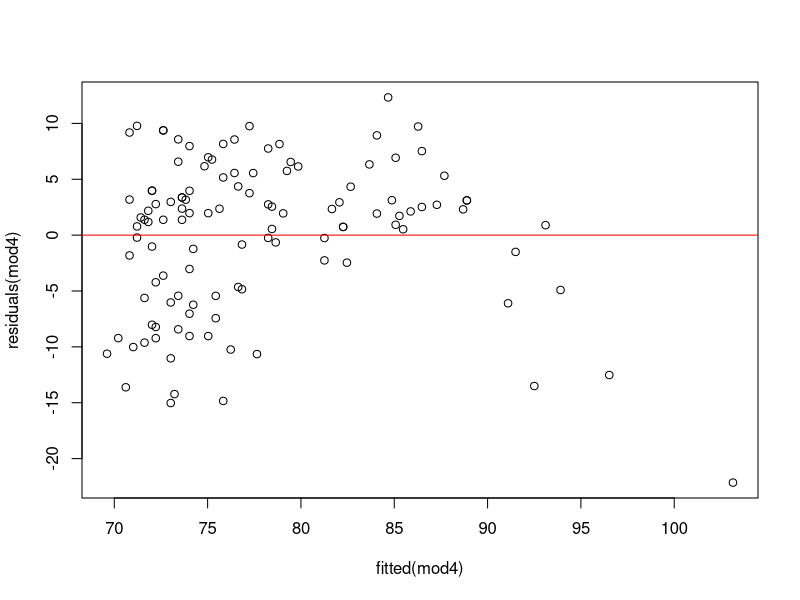

Source code (R):
# ex4 
summary(lm(Temp~Ozone, data=airquality))

dat.new=airquality[!is.na(airquality$Ozone),]
dat.new=subset(airquality, Ozone!="NA")
n = nrow(dat.new)
SSY = deviance(lm(Temp~1, data=dat.new)) 
RSS = sum(residuals(lm(Temp~Ozone, data=dat.new))^2) # calculate RSS manually
adjR2 = 1 - ((RSS/(n-2))/(SSY/(n-1)))

# ex5.2_homoskedasticity

mod4=lm(Temp~Ozone, data=airquality)
plot(residuals(mod4)~fitted(mod4))
abline(lm(residuals(mod4)~fitted(mod4)), col="red")
##it looks like there is a pattern in the varience of the residuals
library(lmtest)
bptest(mod4)
#The p value is about 0.07 so there is a fair chance that there is a pattern
